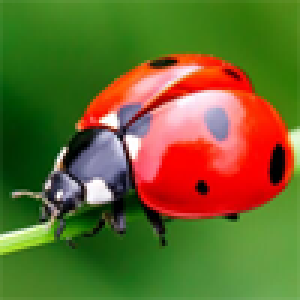
#> input picture lab11/ladybug.png, 100 x 100 px (shown 3 times larger)
$ jupyter execute --allow-errors lab11.ipynb
#> lines starting #> are read from the running program, lines starting #| are printed output that depends on the picture
# Lab 11 Exercises (Machine Learning)

In this lab you'll fit Gaussian Mixture Models (GMMs) to data using the popular _scikit-learn_ package.

**Run the code cell below** to import the required packages.

[cell 1]
import numpy as np
import matplotlib as mpl
import matplotlib.pyplot as plt
import sklearn
import sklearn.mixture         # For GaussianMixture class

 **Run the code cell below** to generate the synthetic data for this lab.

[cell 2]
def generate_GMM_data(means, covs=None, weights=None, N=1):
    """
    Samples a K-component D-dimensional Gaussian mixture.

    The means are KxD.
    The covariances are KxDxD. The default covariance is the DxD identity matrix.
    The weights are length K and must sum to 1. The default is uniform weights.

    Returns (X, c) where X is an NxD array of samples and c is a length-N vector
    of component indices, i.e. X[i] was sampled from mixture component c[i].
    """
#> called with means = array of shape (9, 2), N = 1000
    K, D = means.shape

    # Validate inputs and set default values if needed
    if covs is None:
        covs = np.tile(np.eye(D), (K,1,1))  # Stack of K D-dimensional identity matricies
    if weights is None:
        weights = np.full(K, 1/K)
    assert covs.shape == (K,D,D)

    # Sample a vector of component choices in proportion to weights, one for each sample
    c = np.random.choice(K, N, p=weights)  # choice() checks that weights has shape (K,1) and sums to 1

    # Fill an array of N samples, one component at a time
    X = np.empty((N,D))
    for k in range(K):
        X[k==c] = np.random.multivariate_normal(means[k], covs[k], np.count_nonzero(k==c))
    return X, c

# Data generation
np.random.seed(0)
U, V = np.meshgrid([-5, 0, 5], [-5, 0, 5])
means = np.column_stack([U.ravel(), V.ravel()])
X, c = generate_GMM_data(means, N=1000)

**Plot your data** by running the code cell below.

[cell 3]
assert 'X' in globals(), "You must create a variable called 'X' that refers to your samples!"
assert 'c' in globals(), "You must create a variable called 'c' that refers to your component indices!"
assert X.shape == (1000,2), "X should have shape (1000, 2)!"
assert c.shape == (1000,), "c should have shape (1000,)!"
plt.scatter(*X.T, c=c, s=5)     # Plot each point (X[i,0], X[i,1]) using colour index c[i] and point size 5
plt.title("Synthetic GMM data")
plt.xticks([-5, 0, 5])
plt.yticks([-5, 0, 5])
plt.gca().set_aspect('equal')   # It's important to see this data with equal scales on each axis
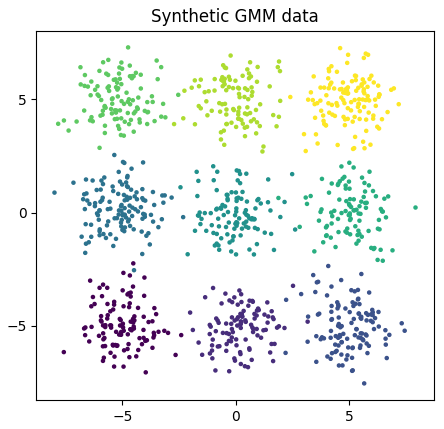
#> figure drawn by matplotlib, 1 panel

<div style="border-bottom: 3px solid black; margin-bottom:5px"></div>
<div style="border-bottom: 3px solid black"></div>

# 1. Fitting a Gaussian Mixture Model (GMM)

Exercises 1.1&ndash;1.4 ask you fit 2D data with scikit-learn's **[sklearn.mixture.GaussianMixture](https://scikit-learn.org/stable/modules/generated/sklearn.mixture.GaussianMixture.html)** object.

**Run the code cell below** to define a function that will help to visualize the placement and shape of GMM components.

[cell 4]
def plot_gmm(gmm):
    """
    Plots the placement of components in a Gaussian Mixture.

    The gmm object should be of type sklean.mixture.GaussianMixture
    """
    ax = plt.gca()
    for weight, mean, cov in zip(gmm.weights_, gmm.means_, gmm.covariances_):
        v, w = np.linalg.eigh(cov)
        v = 2*np.sqrt(2*v)
        u = w[0] / np.linalg.norm(w[0])
        angle = 180 * (1 + np.arctan(u[1]/u[0]) / np.pi)  # Ellipse() function needs degrees
        ell = mpl.patches.Ellipse(mean, v[0], v[1], angle, edgecolor='k',
                                  facecolor='none', linestyle='--', linewidth=2, alpha=0.8)
        ax.add_artist(ell)

<div style="border-bottom: 3px solid black;"></div>

### Exercise 1.1 &mdash; Fit a GMM to non-overlapping, isotropic data

**Write fitting code** to fit a **[sklearn.mixture.GaussianMixture](https://scikit-learn.org/stable/modules/generated/sklearn.mixture.GaussianMixture.html)** object to the synthetic data. Use 9 mixture components in your answer. You should use the argument *random_state=0* to ensure reproducibility. Create a variable called _gmm_ that refers to your new *GaussianMixture* object.

[cell 5]
# Your code here. Aim for 1-2 lines.
gmm = sklearn.mixture.GaussianMixture(n_components=9, random_state=0, n_init=5)
gmm.fit(X)

**Write plotting code** using the *plot_gmm* function provided. Once you have the ellipses plotting correctly, use the **[predict](https://scikit-learn.org/stable/modules/generated/sklearn.mixture.GaussianMixture.html#sklearn.mixture.GaussianMixture.predict)** method of the *GaussianMixture* object and use them to colour the points in the scatter plot. Your plot should look similar to:

If you find that the GMM components do not fit perfectly to the data, try adding *n_init=5* to the arguments of your _GaussianMixture_ object. This will run the EM algorithm multiple times from different randomized initializations, and may give a higher chance of getting the 'right' clustering.

#> (a cell that did not finish here is left out)

<div style="border-bottom: 3px solid black;"></div>

### Exercise 1.2 &mdash; Generate overlapping, anisotropic synthetic GMM data

**Write some code** to generate 500 samples from 2-dimensional 3-component Gaussian mixture having the following parameters:

$$
\begin{align}
\pi_1 = 0.5, \quad &\boldsymbol{\mu}_1 = \begin{bmatrix} -2.0 & 0.0 \end{bmatrix}, &\boldsymbol{\Sigma}_1 = \begin{bmatrix}\phantom{-}2.0 & \phantom{-}1.0 \\ \phantom{-}1.0 & \phantom{-}2.0\end{bmatrix}\\
\pi_2 = 0.3, \quad &\boldsymbol{\mu}_2 = \begin{bmatrix} \phantom{-}2.0 & 0.0 \end{bmatrix}, &\boldsymbol{\Sigma}_2 = \begin{bmatrix}1.0 & -0.9 \\ -0.9 & 1.0\end{bmatrix}\\
\pi_3 = 0.2, \quad &\boldsymbol{\mu}_3 = \begin{bmatrix} \phantom{-}0.0 & 0.0 \end{bmatrix}, &\boldsymbol{\Sigma}_3 = \begin{bmatrix}10.0 & \phantom{-}0.0 \\ \phantom{-}0.0 & 10.0\end{bmatrix}\\
\end{align}
$$

Use the *generate_GMM_data* function from part 2. Create a variable called _X_ that refers to your samples, and create a variable called _c_ that refers to the mixture component indices (this value is directly returned by *generate_GMM_data*, so just store the result).

[cell 7]
np.random.seed(0)

# Your code here. Use however many lines you need.
weights = np.array([0.5, 0.3, 0.2])

means = np.array([[-2,  0],
                  [ 2,  0],
                  [ 0,  0]])

covs = np.array([[[ 2.0,  1.0],
                  [ 1.0,  2.0]],
                 [[ 1.0, -0.9],
                  [-0.9,  1.0]],
                 [[10.0,  0.0],
                  [ 0.0, 10.0]]])

X, c = generate_GMM_data(means, covs, weights, N=500)

**Plot your data** by running the code cell below. The plot should look like this:

[cell 8]
assert 'X' in globals(), "You must create a variable called 'X' that refers to your samples!"
assert 'c' in globals(), "You must create a variable called 'c' that refers to your component indices!"
assert X.shape == (500,2), "X should have shape (500, 2)!"
assert c.shape == (500,), "c should have shape (500,)!"
plt.scatter(*X.T, c=c, s=5)     # Plot each point (X[i,0], X[i,1]) using colour index c[i] and point size 5
plt.title("Synthetic GMM data")
plt.xticks([-5, 0, 5])
plt.yticks([-5, 0, 5])
plt.gca().set_aspect('equal')   # It's important to see this data with equal scales on each axis
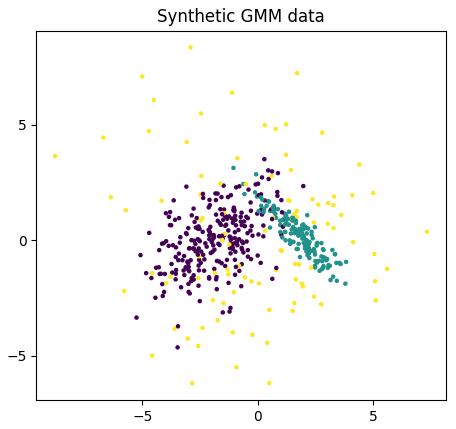
#> figure drawn by matplotlib, 1 panel

<div style="border-bottom: 3px solid black;"></div>

### Exercise 1.3 &mdash; Fit a GMM to the anisotropic, overlapping data

**Write fitting code** to fit a **[sklearn.mixture.GaussianMixture](https://scikit-learn.org/stable/modules/generated/sklearn.mixture.GaussianMixture.html)** object to the synthetic data you generated in Exercise 1.2. Use 3 mixture components in your answer. You should use the argument *random_state=0* to ensure reproducibility. Create a variable called _gmm_ that refers to your new *GaussianMixture* object.

[cell 9]
# Your code here. Aim for 1-2 lines.
gmm = sklearn.mixture.GaussianMixture(n_components=3, random_state=0, n_init=5)
gmm.fit(X)

**Write plotting code** (like Exercise 3.1) using the **[predict](https://scikit-learn.org/stable/modules/generated/sklearn.mixture.GaussianMixture.html#sklearn.mixture.GaussianMixture.predict)** method. Your plot should look like this (colours may differ):

#> (a cell that did not finish here is left out)

**Write plotting code** to visualize the probability $p(z_{ik} \mid \mathbf{x}_i)$ that component $k$ generated data point $\mathbf{x}_i$. Use the **[predict_proba](https://scikit-learn.org/stable/modules/generated/sklearn.mixture.GaussianMixture.html#sklearn.mixture.GaussianMixture.predict_proba)** method of the _GaussianMixture_ object to get the probabilities. Because there are $K=3$ components, you can visualize these probabilities by using $\begin{bmatrix} p(z_{i1} \mid \mathbf{x}_i) & p(z_{i2} \mid \mathbf{x}_i) & p(z_{i3} \mid \mathbf{x}_i) \end{bmatrix}$ as the values colour $\begin{bmatrix} r_i & g_i & b_i \end{bmatrix}$ for data point $i$. Your plot should look like this:

#> (a cell that did not finish here is left out)

<div style="border-bottom: 3px solid black;"></div>

### Exercise 1.4 &mdash; Sample from spatially clustered pixels using a GMM

**Write fitting code** to fit a **[sklearn.mixture.GaussianMixture](https://scikit-learn.org/stable/modules/generated/sklearn.mixture.GaussianMixture.html)** object to the _RGBXY_ data (the ladybug) that you generated in the previous lab. Use **15** mixture components in your answer. You should use the argument *random_state=0* to ensure reproducibility. Create a variable called _gmm_ that refers to your new *GaussianMixture* object.

**Run the code below** the generate the RGBXY from the ladybug image:

[cell 12]
image = plt.imread('ladybug.png')
#> image is the input picture: shape (100, 100, 3) float32; mean R, G, B 0.411, 0.41, 0.175
plt.imshow(image);
RGB = image.reshape(-1, 3)
h, w, _ = image.shape                                 # Get the width and height of the image
#> h = 100; w = 100
X, Y = np.meshgrid(np.arange(w, dtype=np.float32),
                   np.arange(h, dtype=np.float32))    # Enumerate the (x,y) indices of all pixels
RGBXY = np.column_stack([RGB, X.ravel(), Y.ravel()])  # Stack [r g b], [x], [y] to get [r g b x y]

**Write a code below** to fit a GMM model into RGBXY data.

[cell 13]
# Your code here. Aim for 1-2 lines.
gmm = sklearn.mixture.GaussianMixture(n_components=15, random_state=0)
gmm.fit(RGBXY);

**Generate 5000 samples** from your fitted mixture model by using the **[sample](https://scikit-learn.org/stable/modules/generated/sklearn.mixture.GaussianMixture.html#sklearn.mixture.GaussianMixture.sample)** method of the _GaussianMixture_ object. The resulting sample matrix should have shape (5000,5) where each row is a vector $\begin{bmatrix}r & g & b & x & y\end{bmatrix}$. Create a variable _X_ to refer to your new samples. Note that the _sample_ function also returns a component membership vector, but you can ignore it.

[cell 14]
# Your code here. Aim for 1 line.
X, _ = gmm.sample(5000)

**Plot the samples** as if they were pixels at location $(x,y)$ with colour $(r,g,b)$. Use a single call to Matplotlib's _scatter_ function. Your ladybug should look something like this:

*Hint:* The _scatter_ function will fail if you use any colour values outside range $[0.0,1.0]$, yet there's no guarantee that a Gaussian will produce values within this range. Use the **[np.clip](https://numpy.org/devdocs/reference/generated/numpy.clip.html)** function to clamp the $(r,g,b)$ values to this range.

[cell 15]
# Your code here. Aim for 2-5 lines.
RGB, XY = np.split(X, [3], axis=1)
plt.scatter(*XY.T, c=np.clip(RGB, 0, 1), s=10);
plt.title("Ladybug generated from GMM")

# Keep these lines at the end.
plt.gca().invert_yaxis()         # This line makes sure the ladybug appears upright!
plt.gca().set_aspect('equal')    # This line makes sure the ladybug isn't squished!
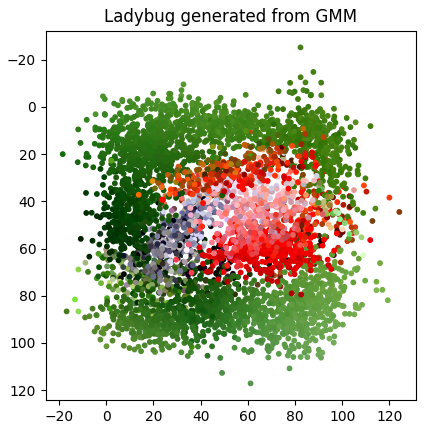
#> figure drawn by matplotlib, 1 panel
